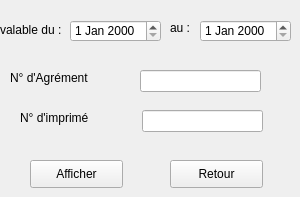
        <widget class="QWidget" name="tab_11">
         <attribute name="title">
          <string>vignette</string>
         </attribute>
         <widget class="QLabel" name="label_48">
          <property name="geometry">
           <rect>
            <x>0</x>
            <y>20</y>
            <width>71</width>
            <height>20</height>
           </rect>
          </property>
          <property name="text">
           <string>valable du :</string>
          </property>
         </widget>
         <widget class="QLabel" name="label_49">
          <property name="geometry">
           <rect>
            <x>170</x>
            <y>20</y>
            <width>56</width>
            <height>16</height>
           </rect>
          </property>
          <property name="text">
           <string>au :</string>
          </property>
         </widget>
         <widget class="QLabel" name="label_50">
          <property name="geometry">
           <rect>
            <x>10</x>
            <y>70</y>
            <width>111</width>
            <height>16</height>
           </rect>
          </property>
          <property name="text">
           <string>N° d'Agrément</string>
          </property>
         </widget>
         <widget class="QLabel" name="label_51">
          <property name="geometry">
           <rect>
            <x>20</x>
            <y>110</y>
            <width>81</width>
            <height>16</height>
           </rect>
          </property>
          <property name="text">
           <string>N° d'imprimé</string>
          </property>
         </widget>
         <widget class="QDateEdit" name="dateEdit">
          <property name="geometry">
           <rect>
            <x>70</x>
            <y>20</y>
            <width>91</width>
            <height>22</height>
           </rect>
          </property>
         </widget>
         <widget class="QDateEdit" name="dateEdit_2">
          <property name="geometry">
           <rect>
            <x>200</x>
            <y>20</y>
            <width>91</width>
            <height>22</height>
           </rect>
          </property>
         </widget>
         <widget class="QLineEdit" name="lineEdit_42">
          <property name="geometry">
           <rect>
            <x>140</x>
            <y>70</y>
            <width>121</width>
            <height>22</height>
           </rect>
          </property>
         </widget>
         <widget class="QLineEdit" name="lineEdit_43">
          <property name="geometry">
           <rect>
            <x>142</x>
            <y>110</y>
            <width>121</width>
            <height>22</height>
           </rect>
          </property>
         </widget>
         <widget class="QPushButton" name="pushButton_21">
          <property name="geometry">
           <rect>
            <x>30</x>
            <y>160</y>
            <width>93</width>
            <height>28</height>
           </rect>
          </property>
          <property name="text">
           <string>Afficher</string>
          </property>
         </widget>
         <widget class="QPushButton" name="pushButton_22">
          <property name="geometry">
           <rect>
            <x>170</x>
            <y>160</y>
            <width>93</width>
            <height>28</height>
           </rect>
          </property>
          <property name="text">
           <string>Retour</string>
          </property>
         </widget>
        </widget>
